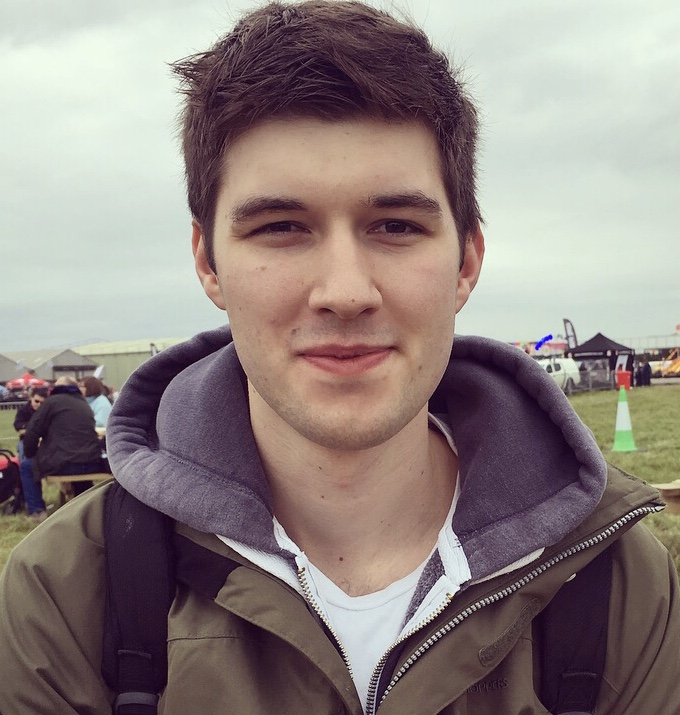
#> input picture ASCII Art/Input_images/J_Wiggs_general_photo.jpg, 680 x 715 px, found by its file name
$ python image-to-ascii.py
#> lines starting #> are read from the running program, lines starting #| are printed output that depends on the picture
#Made following https://gist.github.com/cdiener/10491632
#Import standard python modules
import os, sys

#Import third-party modules
import numpy as np
from PIL import Image

#Select input image
image_filepath = 'C:\\Users\\wiggsj\\Documents\\Practice Codes\\Python-Projects\\ASCII Art\\Input_images\\J_Wiggs_general_photo.jpg'

#Select ascii characters for use
ascii_chars = np.asarray(list(' .,:;irsXA253hMHGS#9B&@'))

#Set scaling factors
SC, GCF, WCF = .1, 1, 7/4

#Open image
im = Image.open(image_filepath)
#> im is the input picture: PIL image 680x715 RGB; mean R, G, B 143.1, 130.9, 128.1

#Do the smart stuff
S = (round(im.size[0]*SC*WCF), round(im.size[1]*SC))
#> S = (119, 72)
im = np.sum(np.asarray(im.resize(S)), axis=2)
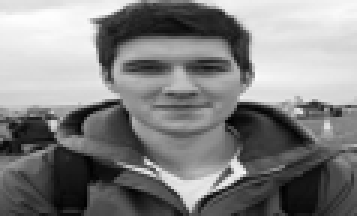
#> im: shape (72, 119) uint64 (shown 3 times larger); min 54, max 731, mean 402.1; drawn with min black and max white
im -= im.min()
im = (1.0 - im/im.max())**GCF*(ascii_chars.size-1)
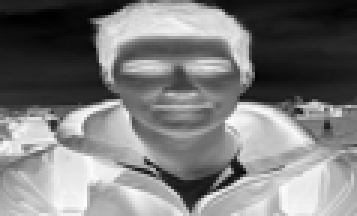
#> im: shape (72, 119) float64 (shown 3 times larger); min 0, max 22, mean 10.7; drawn with min black and max white

print( "\n".join( ("".join(r) for r in ascii_chars[im.astype(int)]) ) )
#> (printed output is left out)
